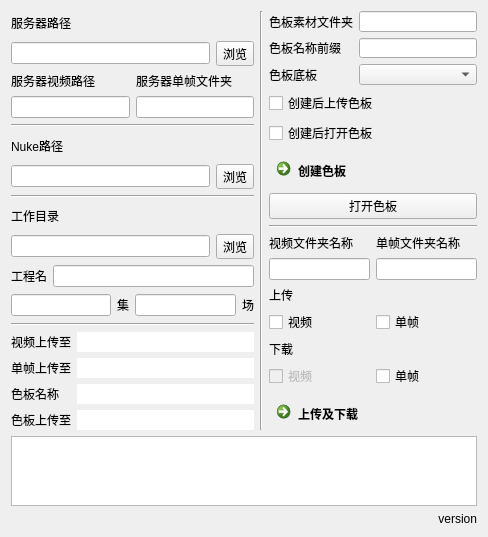
<?xml version="1.0" encoding="UTF-8"?>
<ui version="4.0">
 <class>Dialog</class>
 <widget class="QDialog" name="Dialog">
  <property name="geometry">
   <rect>
    <x>0</x>
    <y>0</y>
    <width>488</width>
    <height>535</height>
   </rect>
  </property>
  <property name="windowTitle">
   <string>场集工具</string>
  </property>
  <layout class="QVBoxLayout" name="verticalLayout_7">
   <item>
    <layout class="QHBoxLayout" name="horizontalLayout_4">
     <item>
      <layout class="QVBoxLayout" name="verticalLayout">
       <item>
        <widget class="QLabel" name="label_4">
         <property name="text">
          <string>服务器路径</string>
         </property>
        </widget>
       </item>
       <item>
        <layout class="QHBoxLayout" name="horizontalLayout_3">
         <item>
          <widget class="QLineEdit" name="serverEdit">
           <property name="dragEnabled">
            <bool>true</bool>
           </property>
          </widget>
         </item>
         <item>
          <widget class="QToolButton" name="serverButton">
           <property name="text">
            <string>浏览</string>
           </property>
          </widget>
         </item>
        </layout>
       </item>
       <item>
        <layout class="QGridLayout" name="gridLayout">
         <item row="1" column="0">
          <widget class="QLineEdit" name="videoFolderEdit"/>
         </item>
         <item row="0" column="0">
          <widget class="QLabel" name="label_7">
           <property name="text">
            <string>服务器视频路径</string>
           </property>
          </widget>
         </item>
         <item row="1" column="1">
          <widget class="QLineEdit" name="imageFolderEdit"/>
         </item>
         <item row="0" column="1">
          <widget class="QLabel" name="label_10">
           <property name="text">
            <string>服务器单帧文件夹</string>
           </property>
          </widget>
         </item>
        </layout>
       </item>
       <item>
        <widget class="Line" name="line">
         <property name="orientation">
          <enum>Qt::Horizontal</enum>
         </property>
        </widget>
       </item>
       <item>
        <widget class="QLabel" name="label_3">
         <property name="text">
          <string>Nuke路径</string>
         </property>
        </widget>
       </item>
       <item>
        <layout class="QHBoxLayout" name="horizontalLayout_2">
         <item>
          <widget class="QLineEdit" name="nukeEdit">
           <property name="dragEnabled">
            <bool>true</bool>
           </property>
          </widget>
         </item>
         <item>
          <widget class="QToolButton" name="nukeButton">
           <property name="text">
            <string>浏览</string>
           </property>
          </widget>
         </item>
        </layout>
       </item>
       <item>
        <widget class="Line" name="line_5">
         <property name="orientation">
          <enum>Qt::Horizontal</enum>
         </property>
        </widget>
       </item>
       <item>
        <widget class="QLabel" name="label_6">
         <property name="text">
          <string>工作目录</string>
         </property>
        </widget>
       </item>
       <item>
        <layout class="QHBoxLayout" name="horizontalLayout_5">
         <item>
          <widget class="QLineEdit" name="dirEdit">
           <property name="dragEnabled">
            <bool>true</bool>
           </property>
          </widget>
         </item>
         <item>
          <widget class="QToolButton" name="dirButton">
           <property name="text">
            <string>浏览</string>
           </property>
          </widget>
         </item>
        </layout>
       </item>
       <item>
        <layout class="QHBoxLayout" name="horizontalLayout_10">
         <item>
          <widget class="QLabel" name="label_5">
           <property name="text">
            <string>工程名</string>
           </property>
          </widget>
         </item>
         <item>
          <widget class="QLineEdit" name="projectEdit"/>
         </item>
        </layout>
       </item>
       <item>
        <layout class="QHBoxLayout" name="horizontalLayout">
         <item>
          <widget class="QLineEdit" name="epEdit"/>
         </item>
         <item>
          <widget class="QLabel" name="label">
           <property name="text">
            <string>集</string>
           </property>
          </widget>
         </item>
         <item>
          <widget class="QLineEdit" name="scEdit"/>
         </item>
         <item>
          <widget class="QLabel" name="label_2">
           <property name="text">
            <string>场</string>
           </property>
          </widget>
         </item>
        </layout>
       </item>
       <item>
        <widget class="Line" name="line_3">
         <property name="orientation">
          <enum>Qt::Horizontal</enum>
         </property>
        </widget>
       </item>
       <item>
        <layout class="QFormLayout" name="formLayout_3">
         <item row="0" column="0">
          <widget class="QLabel" name="label_16">
           <property name="text">
            <string>视频上传至</string>
           </property>
          </widget>
         </item>
         <item row="0" column="1">
          <widget class="QLineEdit" name="videoDestEdit">
           <property name="frame">
            <bool>false</bool>
           </property>
           <property name="readOnly">
            <bool>true</bool>
           </property>
          </widget>
         </item>
         <item row="1" column="1">
          <widget class="QLineEdit" name="imageDestEdit">
           <property name="frame">
            <bool>false</bool>
           </property>
           <property name="readOnly">
            <bool>true</bool>
           </property>
          </widget>
         </item>
         <item row="1" column="0">
          <widget class="QLabel" name="label_17">
           <property name="text">
            <string>单帧上传至</string>
           </property>
          </widget>
         </item>
         <item row="3" column="1">
          <widget class="QLineEdit" name="csheetNameEdit">
           <property name="frame">
            <bool>false</bool>
           </property>
           <property name="readOnly">
            <bool>true</bool>
           </property>
          </widget>
         </item>
         <item row="3" column="0">
          <widget class="QLabel" name="label_18">
           <property name="text">
            <string>色板名称</string>
           </property>
          </widget>
         </item>
         <item row="4" column="0">
          <widget class="QLabel" name="label_20">
           <property name="text">
            <string>色板上传至</string>
           </property>
          </widget>
         </item>
         <item row="4" column="1">
          <widget class="QLineEdit" name="csheetDestEdit">
           <property name="frame">
            <bool>false</bool>
           </property>
           <property name="readOnly">
            <bool>true</bool>
           </property>
          </widget>
         </item>
        </layout>
       </item>
      </layout>
     </item>
     <item>
      <widget class="Line" name="line_2">
       <property name="orientation">
        <enum>Qt::Vertical</enum>
       </property>
      </widget>
     </item>
     <item>
      <layout class="QVBoxLayout" name="verticalLayout_5">
       <item>
        <layout class="QVBoxLayout" name="verticalLayout_2">
         <item>
          <layout class="QFormLayout" name="formLayout_4">
           <property name="fieldGrowthPolicy">
            <enum>QFormLayout::AllNonFixedFieldsGrow</enum>
           </property>
           <item row="0" column="0">
            <widget class="QLabel" name="label_11">
             <property name="text">
              <string>色板素材文件夹</string>
             </property>
            </widget>
           </item>
           <item row="0" column="1">
            <widget class="QLineEdit" name="csheetFFNameEdit"/>
           </item>
           <item row="1" column="0">
            <widget class="QLabel" name="label_19">
             <property name="text">
              <string>色板名称前缀</string>
             </property>
            </widget>
           </item>
           <item row="1" column="1">
            <widget class="QLineEdit" name="csheetPrefixEdit"/>
           </item>
           <item row="2" column="0">
            <widget class="QLabel" name="label_12">
             <property name="text">
              <string>色板底板</string>
             </property>
            </widget>
           </item>
           <item row="2" column="1">
            <widget class="QComboBox" name="backDropBox"/>
           </item>
          </layout>
         </item>
         <item>
          <widget class="QCheckBox" name="csheetUpCheck">
           <property name="text">
            <string>创建后上传色板</string>
           </property>
          </widget>
         </item>
         <item>
          <widget class="QCheckBox" name="csheetOpenCheck">
           <property name="text">
            <string>创建后打开色板</string>
           </property>
          </widget>
         </item>
         <item>
          <widget class="QCommandLinkButton" name="sheetButton">
           <property name="text">
            <string>创建色板</string>
           </property>
          </widget>
         </item>
         <item>
          <widget class="QPushButton" name="openCSheetButton">
           <property name="enabled">
            <bool>true</bool>
           </property>
           <property name="text">
            <string>打开色板</string>
           </property>
          </widget>
         </item>
        </layout>
       </item>
       <item>
        <widget class="Line" name="line_4">
         <property name="orientation">
          <enum>Qt::Horizontal</enum>
         </property>
        </widget>
       </item>
       <item>
        <layout class="QVBoxLayout" name="verticalLayout_4">
         <item>
          <layout class="QGridLayout" name="gridLayout_2">
           <item row="1" column="1">
            <widget class="QLineEdit" name="imageFNameEdit"/>
           </item>
           <item row="1" column="0">
            <widget class="QLineEdit" name="videoFNameEdit"/>
           </item>
           <item row="0" column="0">
            <widget class="QLabel" name="label_14">
             <property name="text">
              <string>视频文件夹名称</string>
             </property>
            </widget>
           </item>
           <item row="0" column="1">
            <widget class="QLabel" name="label_15">
             <property name="text">
              <string>单帧文件夹名称</string>
             </property>
            </widget>
           </item>
          </layout>
         </item>
         <item>
          <widget class="QLabel" name="label_8">
           <property name="text">
            <string>上传</string>
           </property>
          </widget>
         </item>
         <item>
          <layout class="QHBoxLayout" name="horizontalLayout_6">
           <item>
            <widget class="QCheckBox" name="videoUpCheck">
             <property name="text">
              <string>视频</string>
             </property>
            </widget>
           </item>
           <item>
            <widget class="QCheckBox" name="imageUpCheck">
             <property name="text">
              <string>单帧</string>
             </property>
            </widget>
           </item>
          </layout>
         </item>
         <item>
          <widget class="QLabel" name="label_9">
           <property name="text">
            <string>下载</string>
           </property>
          </widget>
         </item>
         <item>
          <layout class="QHBoxLayout" name="horizontalLayout_8">
           <item>
            <widget class="QCheckBox" name="videoDownCheck">
             <property name="enabled">
              <bool>false</bool>
             </property>
             <property name="text">
              <string>视频</string>
             </property>
             <property name="checkable">
              <bool>true</bool>
             </property>
            </widget>
           </item>
           <item>
            <widget class="QCheckBox" name="imageDownCheck">
             <property name="text">
              <string>单帧</string>
             </property>
            </widget>
           </item>
          </layout>
         </item>
         <item>
          <widget class="QCommandLinkButton" name="syncButton">
           <property name="text">
            <string>上传及下载</string>
           </property>
          </widget>
         </item>
        </layout>
       </item>
      </layout>
     </item>
    </layout>
   </item>
   <item>
    <widget class="QListWidget" name="listWidget"/>
   </item>
   <item>
    <widget class="QLabel" name="version_label">
     <property name="text">
      <string>version</string>
     </property>
     <property name="alignment">
      <set>Qt::AlignRight|Qt::AlignTrailing|Qt::AlignVCenter</set>
     </property>
    </widget>
   </item>
  </layout>
 </widget>
 <resources/>
 <connections/>
</ui>
